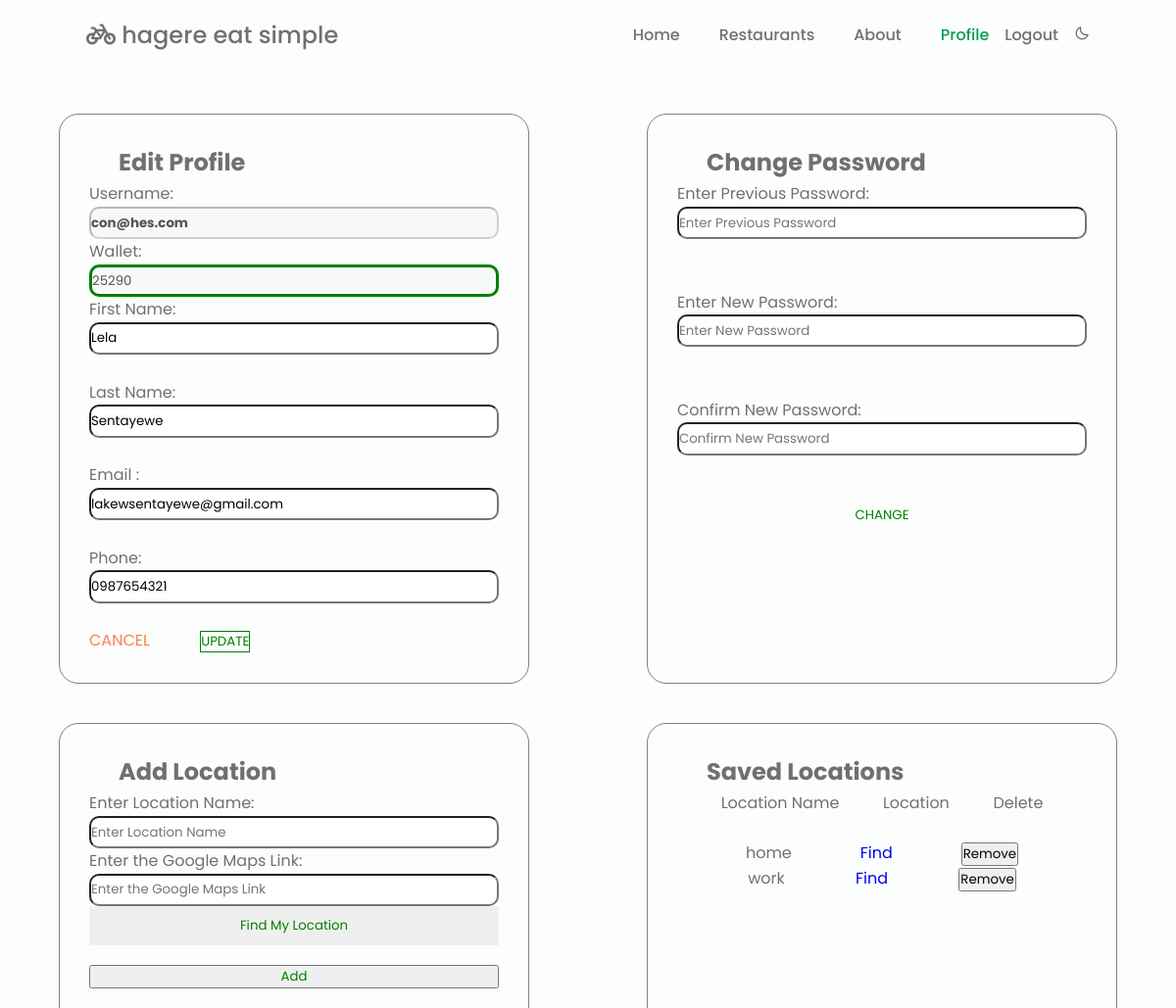
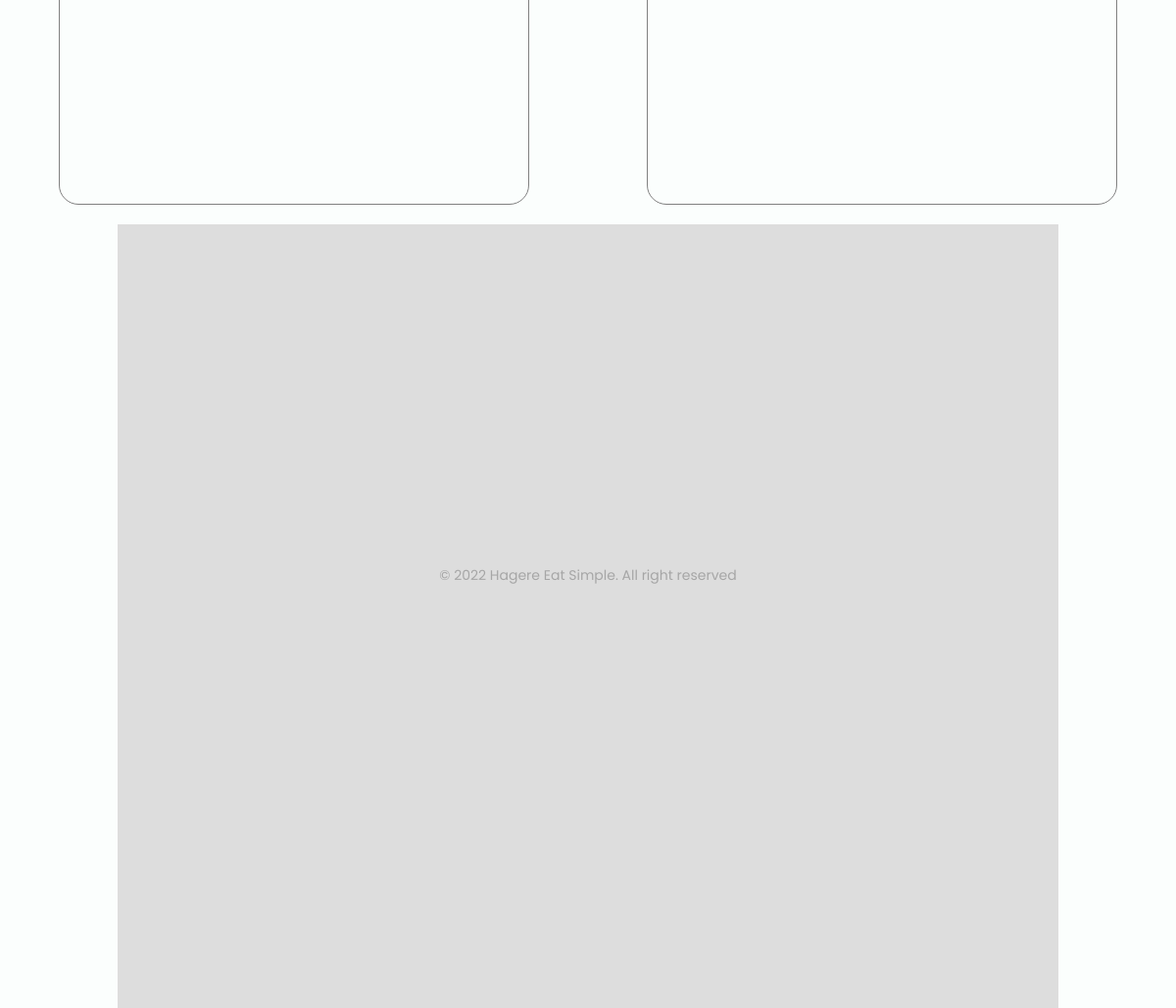
Page /public/customer_profile.php (signed in) on the committed database (2 pictures, top to bottom).
### tables this page shows
CREATE TABLE `customer` (
  `username` varchar(25) NOT NULL,
  `fname` varchar(15) NOT NULL,
  `lname` varchar(15) NOT NULL,
  `email` varchar(30) NOT NULL,
  `phone` varchar(15) NOT NULL,
  `pass` varchar(255) NOT NULL,
  `flag` smallint(3) NOT NULL,
  `active` tinyint(1) NOT NULL,
  `wallet` double NOT NULL DEFAULT 0
);

CREATE TABLE `locations` (
  `id` int(11) NOT NULL,
  `name` varchar(255) NOT NULL,
  `link` varchar(300) NOT NULL,
  `username` varchar(255) NOT NULL
);

### public/customer_profile.php (the view, shortened to what this page needs)
<?php
    require_once('../config/connection.php');
?>
<!DOCTYPE html>
<html lang="en">
    <head>
        <link href='https://cdn.jsdelivr.net/npm/boxicons@2.0.5/css/boxicons.min.css' rel='stylesheet'>
    	<link rel="stylesheet" href="https://pro.fontawesome.com/releases/v5.10.0/css/all.css">
        <link rel="stylesheet" href="../resources/css/styles.css">
        <link rel="stylesheet" href="../resources/css/st.css">
        <link rel="stylesheet" href="../resources/css/profile.css">
    	<link rel="stylesheet" type="text/css" href="../css/styled.css">
    </head>
    <body>
        <header class="l-header" id="header">
            <nav class="nav bd-container">
                <a href="index.php" class="nav__logo"><i class='fas fa-bicycle'></i> hagere eat simple</a>
                                        <?php
                        if(!isset($_SESSION['state']))
                        { header("Location:/HES/");
                                exit;
                        }
                        else{
                        if($_SESSION['state']==2)
                        { echo <<<_End
                                                <div class="nav__menu" id="nav-menu">
                                                <ul class="nav__list">
                                                <li class="nav__item"><a href="../index.php" class="nav__link">Home</a></li>
                                                <li class="nav__item"><a href="restaurants.php" class="nav__link">Restaurants</a></li>
                                                <li class="nav__item"><a href="about_us.php" class="nav__link">About</a></li>
                                                <li class="nav__item"><a href="customer_profile.php" class="nav__link active-link">Profile</a></li>
                                                <form action="../index.php" method="post">
                                                <button id="logout_btn" class="nav__item" type="submit" name="log_out" onclick="return confirm('Are you sure you want to logout?');">Logout</button>
                                                </form>
                                                <li><i class='bx bx-moon change-theme' id="theme-button"></i></li>
                                            </ul>
                                            </div>
                        _End;
                        }
                        }
                    ?>
            </nav>
        </header>
          <section id="prof">
<?php
    $id = $_SESSION['uname'];
    $qry = "SELECT fname,lname,username,email,phone,wallet from customer where username='$id'";
    $qry_run = mysqli_query($con,$qry);
    foreach ($qry_run as $row){
        ?>
<div class="profile_list">
 <form action="customer_profile.php" method="post" enctype = "multipart/form-data" class="profiles">
              <h2>Edit Profile</h2>
        <label for="fname">Username:</label>
        <input type="text" id="uname" value="<?php echo $row['username'] ?>" disabled/>
        <label for="wallet">Wallet:</label>
        <input type="text" id="wallet" value="<?php echo $row['wallet'] ?>" disabled/>
        <label for="fname">First Name:</label>
        <input type="text" id="fname" value="<?php echo $row['fname'] ?>" placeholder="Enter First Name" name="edit_fname" required/>
        <label for="name">Last Name:</label>
        <input type="text" id="lname" value="<?php echo $row['lname'] ?>" placeholder="Enter Last Name" name="edit_lname" required/>
        <label for="name">Email :</label>
        <input type="email" id="email" value="<?php echo $row['email'] ?>" placeholder="Enter Email" name="edit_email" required/>
        <label for="phone">Phone:</label>
        <input type="tel" pattern="[0-9]{10}" id="phone" value="<?php echo $row['phone'] ?>" placeholder="e.g. 0987654321" name="edit_phone" required>
                <br>
        <div> <a style="text-decoration: none;color: coral" href="../index.php">CANCEL</a>
        <button style="color: green; outline: none; border: 1px solid green; background: none; cursor: pointer;" type="submit" name="update" onclick="return confirm('Are you sure you want to update?');" >UPDATE</button>
        </div>
</form>
        <?php
    }
?>
<form action="" method="post" enctype="multipart/form-data" class="profiles">
        <h2>Change Password</h2>
        <label for="opass">Enter Previous Password:</label>
        <input type="password" id="opass"  placeholder="Enter Previous Password" name="edit_opass" required/>
        <br><br>
         <label for="npass">Enter New Password:</label>
        <input type="password" id="npass"  placeholder="Enter New Password" name="edit_npass" required/>
        <br><br> <label for="cpass">Confirm New Password:</label>
        <input type="password" id="cpass"  placeholder="Confirm New Password" name="edit_cpass" required/>
        <br><br>
        <button style="color: green; outline: none; border: none; background: none; cursor: pointer;" type="submit" name="change_pw" onclick="return confirm('Are you sure you want to change password?');" >CHANGE</button>
</form>
<form action="" method="post" enctype="multipart/form-data" class="profiles">
        <h2>Add Location</h2>
        <label for="loc">Enter Location Name:</label>
        <input type="text" id="loc"  placeholder="Enter Location Name" name="loc" required/>
         <label for="loc_link">Enter the Google Maps Link:</label>
        <input type="text" id="loc_link"  placeholder="Enter the Google Maps Link" name="loc_link" value="" required/>
        <button style="color: green;  border: none;  cursor: pointer; padding:10px;" name="locate" onclick="find()" >Find My Location</button>
        <button style="color: green;  margin-top:20px;cursor: pointer;" type="submit" name="add_loc" onclick="return confirm('Are you sure you want to add location?');" >Add</button>
</form>
<div class="profiles location_list">
    <h2>Saved Locations</h2>
        <div class="locations">
            <div>Location Name</div>
            <div>Location</div>
            <div>Delete</div>
</div>
<br>
<?php
    $uname=$_SESSION['uname'];
    $sql="SELECT * FROM locations where username='$uname'";
    $sql_run=mysqli_query($con,$sql);
    while($row=mysqli_fetch_assoc($sql_run)):
?>
 <div class="locations">
            <div><?php echo $row['name']?></div>
            <div><a target="_blank" href="<?php echo $row['link']?>">Find </a></div>
            <form action="" method="POST">
                <button type="submit" name="remove_loc" onclick="alert('Are you sure you wish to remove this locations.')">Remove</button>
            </form>
        </div>
       <?php endwhile?>
</div>
</div>
          </section>
        <footer class="footer section bd-container">
            <div class="footer__container bd-grid">
            </div>
            <p class="footer__copy">&#169;  2022 Hagere Eat Simple. All right reserved</p>
        </footer>
    </body>
</html>

### resources/css/styles.css (style rules this page uses)
:root { --header-height: 3rem; --first-color: #069C54; --first-color-alt: #048654; --title-color: #393939; --text-color: #707070; --text-color-light: #A6A6A6; --body-color: #FBFEFD; --container-color: #FFFFFF; --body-font: 'Poppins', sans-serif; --biggest-font-size: 2.25rem; --h1-font-size: 1.5rem; --h2-font-size: 1.25rem; --h3-font-size: 1rem; --normal-font-size: .938rem; --small-font-size: .813rem; --smaller-font-size: .75rem; --font-medium: 500; --font-semi-bold: 600; --mb-1: .5rem; --mb-2: 1rem; --mb-3: 1.5rem; --mb-4: 2rem; --mb-5: 2.5rem; --mb-6: 3rem; --z-tooltip: 10; --z-fixed: 100; }
@media screen and (min-width: 768px) { :root { --biggest-font-size: 4rem; --h1-font-size: 2.25rem; --h2-font-size: 1.5rem; --h3-font-size: 1.25rem; --normal-font-size: 1rem; --small-font-size: .875rem; --smaller-font-size: .813rem; } }
*,::before,::after { box-sizing: border-box; }
html { scroll-behavior: smooth; }
.change-theme { position: absolute; right: 1rem; top: 1.8rem; color: var(--text-color); font-size: 1rem; cursor: pointer; }
body { margin: var(--header-height) 0 0 0; font-family: var(--body-font); font-size: var(--normal-font-size); background-color: var(--body-color); color: var(--text-color); line-height: 1.6; }
h1,h2,h3,p,ul { margin: 0; }
ul { padding: 0; list-style: none; }
a { text-decoration: none; }
.section { padding: 4rem 0 2rem; }
.bd-container { max-width: 960px; width: calc(100% - 2rem); margin-left: var(--mb-2); margin-right: var(--mb-2); }
.bd-grid { display: grid; gap: 1.5rem; }
.l-header { width: 100%; position: fixed; top: 0; left: 0; z-index: var(--z-fixed); background-color: var(--body-color); }
.nav { max-width: 1024px; height: var(--header-height); display: flex; justify-content: space-between; align-items: center; }
.nav__item { margin-bottom: var(--mb-2); }
.nav__link, .nav__logo, .nav__toggle { color: var(--text-color); font-weight: var(--font-medium); }
.nav__logo { font-size: x-large; }
.nav__link { transition: .3s; }
.active-link { color: var(--first-color); }
.footer__container { grid-template-columns: repeat(auto-fit, minmax(220px, 1fr)); row-gap: 2rem; }
.footer__copy { text-align: center; font-size: var(--small-font-size); color: var(--text-color-light); margin-top: 3.5rem; }
@media screen and (min-width: 768px) { body { margin: 0; } }
@media screen and (min-width: 768px) { .section { padding-top: 8rem; } }
@media screen and (min-width: 768px) { .nav { height: calc(var(--header-height) + 1.5rem); } }
@media screen and (min-width: 768px) { .nav__list { display: flex; } }
@media screen and (min-width: 768px) { .nav__item { margin-left: var(--mb-5); margin-bottom: 0; } }
@media screen and (min-width: 768px) { .change-theme { position: initial; margin-left: var(--mb-2); } }
@media screen and (min-width: 960px) { .bd-container { margin-left: auto; margin-right: auto; } }

### resources/css/st.css (style rules this page uses)
#logout_btn { margin-left: 1em; outline: none; font: 16px Poppins, sans-serif; border: none; font-weight: 500; color: #707070; background-color: transparent; }

### resources/css/profile.css (style rules this page uses)
.profiles { display: flex; flex-direction: column; width: 40%; margin: 20px; border: 1px solid gray; border-radius: 20px; padding: 30px; }
#uname { font-weight: bold; }
#wallet { border: 3px solid green; }
.profiles input { height: 2.5em; border-radius: 10px; }
.profile_list { display: flex; flex-wrap: wrap; justify-content: space-around; }
h2 { margin-left: 30px; }
.locations { display: flex; justify-content:space-evenly; }
.location_list { height: 500px; overflow-y: scroll; }

### public/customer_profile.php (style rules this page uses)
#prof { margin-top: 6em; }

### rows in the picture
customer: username "con@hes.com", wallet "25290", edit_fname "Lela", edit_lname "Sentayewe", edit_email "lakewsentayewe@gmail.com", edit_phone "0987654321"
locations: name "home"
locations: name "work"
